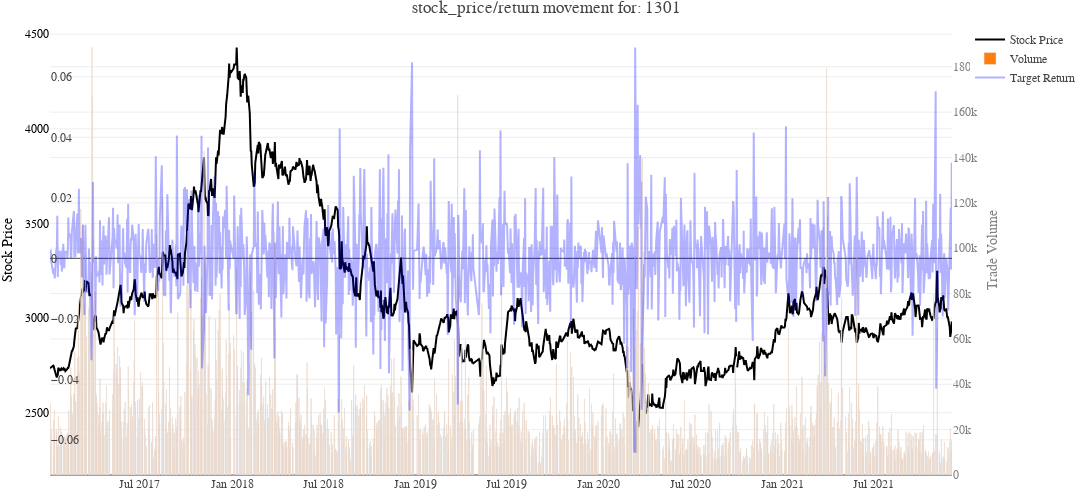

Notebook code for this chart:
### Markdown cell above
# ***Single Equity - Close/Volume/Return***

### Code cell
sec_code = 1301
plot_df = train[train['SecuritiesCode']==sec_code]

fig = go.Figure()

fig.add_trace(
    go.Scatter(x=plot_df['Date'],
               y=plot_df['Close'],
               name = 'Stock Price'))

fig.add_trace(
    go.Bar(x=plot_df['Date'],
           y=plot_df['Volume'],
           name = 'Volume',
           yaxis="y2",))

fig.add_trace(
    go.Scatter(x=plot_df['Date'],
           y=plot_df['Target'],
           name = 'Target Return',
           yaxis="y3",
           opacity=0.3))

fig.update_layout(template=temp,
                  title='stock_price/return movement for: ' + str(sec_code), 
                  hovermode='closest',
                  margin=dict(l=50, r=50, t=25, b=25),
                  height=500, 
                  width=1300, 
                  showlegend=True,

                xaxis=dict(domain=[0.65, 0.35]),

                yaxis = dict(title="Stock Price",
                            titlefont=dict(color="black"),
                            tickfont=dict(color="black")),

                yaxis2 = dict(title="Trade Volume",
                            titlefont=dict(color="gray"),
                            tickfont=dict(color="gray"),
                            overlaying="y", # specifyinfg y - axis has to be separated
                            side="right",), # specifying the side the axis should be present
                
                yaxis3 = dict(
                            anchor="free", # specifying x - axis has to be the fixed
                            overlaying="y", # specifyinfg y - axis has to be separated
                            side="right",) # specifying the side the axis should be present) # specifying the position of the axis),
    )


# fig.update_traces(textposition="top right")
fig.data[0].line.color = "Black"
fig.data[2].line.color = "blue"
fig.show()

### Figure 1 — Plotly figure (JSON) as saved in the notebook; plotly's stock layout.template omitted (floating-point values rounded to 4 significant figures; data arrays with more than 128 entries replaced by an {"elided": "..."} marker saying what was removed)
{"data": [{"line": {"color": "Black"}, "name": "Stock Price", "type": "scatter", "x": {"elided": "1202 str values"}, "y": {"elided": "1202 int values"}}, {"name": "Volume", "type": "bar", "x": {"elided": "1202 str values"}, "y": {"elided": "1202 int values"}, "yaxis": "y2"}, {"line": {"color": "blue"}, "name": "Target Return", "opacity": 0.3, "type": "scatter", "x": {"elided": "1202 str values"}, "y": {"elided": "1202 float values"}, "yaxis": "y3"}], "layout": {"height": 500, "hovermode": "closest", "margin": {"b": 25, "l": 50, "r": 50, "t": 25}, "showlegend": true, "title": {"text": "stock_price/return movement for: 1301"}, "width": 1300, "xaxis": {"domain": [0.65, 0.35]}, "yaxis": {"tickfont": {"color": "black"}, "title": {"font": {"color": "black"}, "text": "Stock Price"}}, "yaxis2": {"overlaying": "y", "side": "right", "tickfont": {"color": "gray"}, "title": {"font": {"color": "gray"}, "text": "Trade Volume"}}, "yaxis3": {"anchor": "free", "overlaying": "y", "side": "right"}}}
